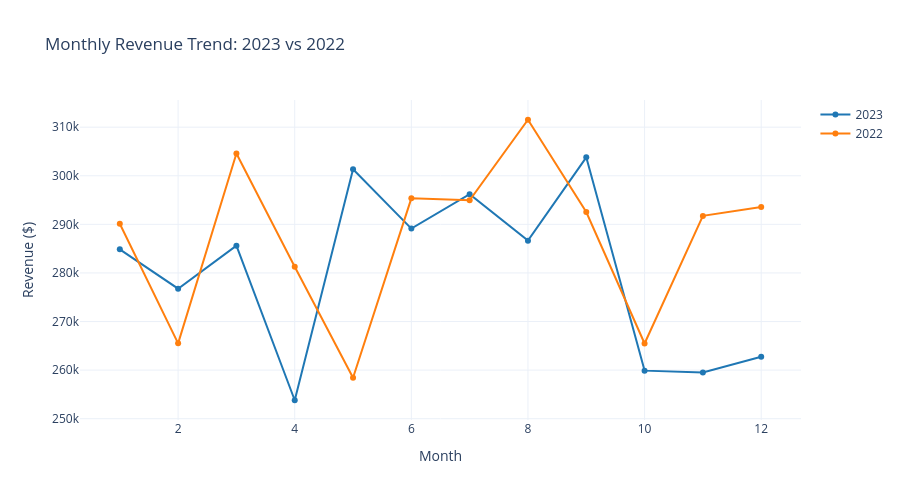

Write notebook code for a chart like this one.
### Code cell
# Initialize visualizer
visualizer = MetricsVisualizer(calc)

# Display monthly revenue trend
fig_revenue = visualizer.plot_revenue_trend(
    current_year=ANALYSIS_YEAR,
    previous_year=COMPARISON_YEAR,
    title=f'Monthly Revenue Trend: {ANALYSIS_YEAR} vs {COMPARISON_YEAR}'
)
fig_revenue.show()

### Figure 1 — Plotly figure (JSON) as saved in the notebook; plotly's stock layout.template omitted (floating-point values rounded to 4 significant figures)
{"data": [{"line": {"color": "#1f77b4", "width": 2}, "mode": "lines+markers", "name": "2023", "type": "scatter", "x": [1, 2, 3, 4, 5, 6, 7, 8, 9, 10, 11, 12], "y": [284900.0, 276800.0, 285600.0, 253800.0, 301300.0, 289100.0, 296200.0, 286600.0, 303800.0, 259900.0, 259500.0, 262700.0]}, {"line": {"color": "#ff7f0e", "width": 2}, "mode": "lines+markers", "name": "2022", "type": "scatter", "x": [1, 2, 3, 4, 5, 6, 7, 8, 9, 10, 11, 12], "y": [290100.0, 265500.0, 304600.0, 281300.0, 258400.0, 295400.0, 294900.0, 311500.0, 292500.0, 265500.0, 291700.0, 293600.0]}], "layout": {"height": 500, "hovermode": "x unified", "title": {"text": "Monthly Revenue Trend: 2023 vs 2022"}, "xaxis": {"title": {"text": "Month"}}, "yaxis": {"title": {"text": "Revenue ($)"}}}}
